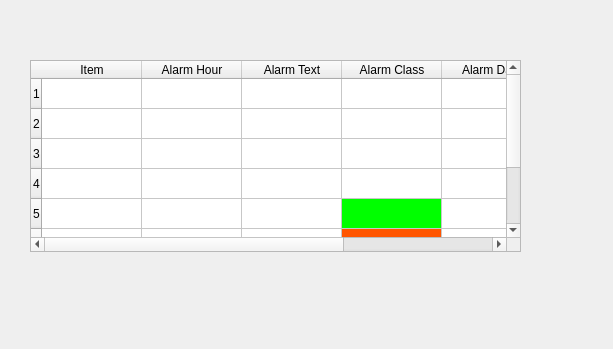
<?xml version="1.0" encoding="UTF-8"?>
<ui version="4.0">
 <class>Form</class>
 <widget class="QWidget" name="Form">
  <property name="geometry">
   <rect>
    <x>0</x>
    <y>0</y>
    <width>613</width>
    <height>349</height>
   </rect>
  </property>
  <property name="windowTitle">
   <string>Alarm Screen - EPS Front End</string>
  </property>
  <widget class="QTableWidget" name="tableWidget">
   <property name="geometry">
    <rect>
     <x>30</x>
     <y>60</y>
     <width>491</width>
     <height>192</height>
    </rect>
   </property>
   <property name="autoFillBackground">
    <bool>false</bool>
   </property>
   <property name="showGrid">
    <bool>true</bool>
   </property>
   <property name="gridStyle">
    <enum>Qt::SolidLine</enum>
   </property>
   <property name="rowCount">
    <number>8</number>
   </property>
   <property name="columnCount">
    <number>6</number>
   </property>
   <attribute name="horizontalHeaderCascadingSectionResizes">
    <bool>false</bool>
   </attribute>
   <row/>
   <row/>
   <row/>
   <row/>
   <row/>
   <row/>
   <row/>
   <row/>
   <column>
    <property name="text">
     <string>Item</string>
    </property>
   </column>
   <column>
    <property name="text">
     <string>Alarm Hour</string>
    </property>
   </column>
   <column>
    <property name="text">
     <string>Alarm Text</string>
    </property>
   </column>
   <column>
    <property name="text">
     <string>Alarm Class</string>
    </property>
   </column>
   <column>
    <property name="text">
     <string>Alarm Date</string>
    </property>
   </column>
   <column>
    <property name="text">
     <string>Index</string>
    </property>
   </column>
   <item row="4" column="3">
    <property name="background">
     <brush brushstyle="SolidPattern">
      <color alpha="255">
       <red>0</red>
       <green>255</green>
       <blue>0</blue>
      </color>
     </brush>
    </property>
   </item>
   <item row="5" column="3">
    <property name="background">
     <brush brushstyle="SolidPattern">
      <color alpha="255">
       <red>255</red>
       <green>85</green>
       <blue>0</blue>
      </color>
     </brush>
    </property>
   </item>
   <item row="6" column="0">
    <property name="text">
     <string>TESTE0</string>
    </property>
   </item>
   <item row="6" column="1">
    <property name="text">
     <string>TESTE1</string>
    </property>
   </item>
   <item row="6" column="2">
    <property name="text">
     <string>TESTE2</string>
    </property>
   </item>
   <item row="6" column="3">
    <property name="text">
     <string>TESTE3</string>
    </property>
    <property name="background">
     <brush brushstyle="SolidPattern">
      <color alpha="255">
       <red>255</red>
       <green>0</green>
       <blue>0</blue>
      </color>
     </brush>
    </property>
   </item>
   <item row="6" column="4">
    <property name="text">
     <string>TESTE4</string>
    </property>
   </item>
   <item row="6" column="5">
    <property name="text">
     <string>TESTE5</string>
    </property>
   </item>
  </widget>
 </widget>
 <resources/>
 <connections/>
</ui>
